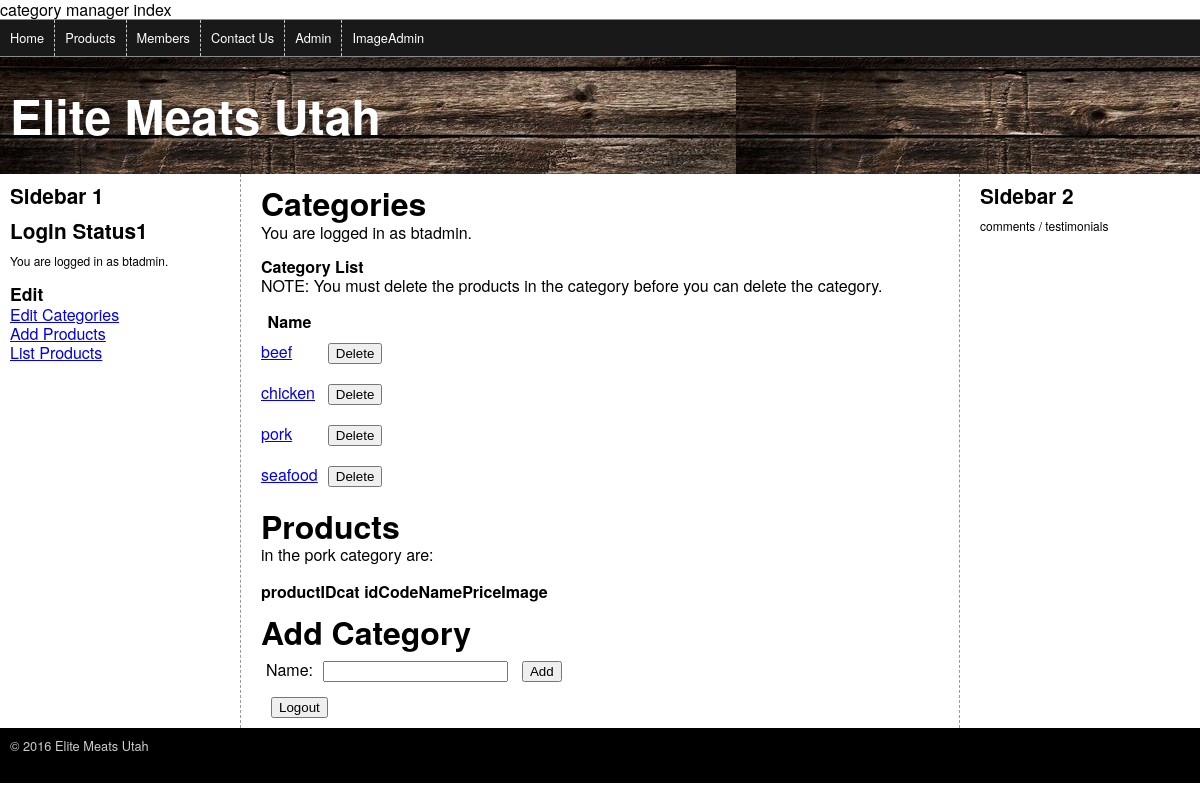
The app's page /category/?category_id=3 (signed in) with its own data.
### tables this page shows
CREATE TABLE IF NOT EXISTS `categories` (
  `cat_categoryID` int(11) NOT NULL,
  `cat_categoryName` varchar(60) NOT NULL
);

### model/category_db.php (called while the page is built, shortened)
<?php
function get_categories() {
    global $db;
    $query = 'SELECT * FROM categories
              ORDER BY cat_categoryID';
    $statement = $db->prepare($query);
    $statement->execute();
    return $statement;
}
function get_category_name($category_id) {
    global $db;
    $query = 'SELECT * FROM categories
              WHERE cat_categoryID = :category_id';
    $statement = $db->prepare($query);
    $statement->bindValue(':category_id', $category_id);
    $statement->execute();
    $category = $statement->fetch();
    $category_name = $category['cat_categoryName'];
    return $category_name;
}
?>

### category/category_list.php (the view, shortened to what this page needs)
<?php
include '../view/header.php';
?>
<div class="contentWrapper">
  <div class="columnWrapper">
    <article class="main">
      <h2>Categories</h2>
<main>
<p>You are logged in as <?php echo $_SESSION['admin']; ?>.</p>
    <h1>Category List</h1>
    <p>NOTE: You must delete the products in the category before you can delete the category.</p>
    <table>
        <tr>
            <th>Name</th>
            <th>&nbsp;</th>
        </tr>
        <?php foreach ($categories as $category) : ?>
        <tr>
            <td><a href=".?category_id=<?php echo $category['cat_categoryID']; ?>"><?php echo $category['cat_categoryName']; ?></a></td>
            <td>
                <form action="index.php" method="post">
                    <input type="submit" value="Delete"/>
                </form>
            </td>
        </tr>
        <?php endforeach; ?>
    </table>
    <h2>Products</h2><p> in the <?php echo $category_name; ?> category are:</p>
        <table>
            <tr><th>productID</th>
                <th>cat id</th>
                <th>Code</th>
                <th>Name</th>
                <th>Price</th>
                <th>Image</th>
                <th>&nbsp;</th>
            </tr>
        </table>
    <h2>Add Category</h2>
    <form id="add_category_form"
          action="index.php" method="post">
        <label>Name:</label>
        <input type="text"  name="name" />
        <input type="submit" value="Add"/>
    </form>
    <form action="" method="post">
        <input type="submit" value="Logout">
    </form>
</main>
    </article>
    <aside class="sidebar1">
      <h2>Sidebar 1</h2>
      <?php include '../view/admin_sidebar1.php'; ?>
    </aside>
  </div>
  <aside class="sidebar2">
  <h2>Sidebar 2 </h2>
<p>comments / testimonials
  </aside>
</div>
<?php include '../view/footer.php'; ?>

### styles.css (style rules this page uses)
html, body, div, span, object, iframe, h1, h2, h3, h4, h5, h6, p, blockquote, pre, a, abbr, acronym, address, big, cite, code, del, dfn, em, img, ins, kbd, q, s, samp,small, strike, strong, sub, sup, tt, var, b, u, i, center, dl, dt, dd, ol, ul, li, fieldset, form, label, legend, table, caption, tbody, tfoot, thead, tr, th, td, article, aside, canvas, details, embed, figure, figcaption, footer, header, hgroup, menu, nav, output, ruby, section, summary, time, mark, audio, video { margin: 0; padding: 0; border: 0; font-size: 100%; vertical-align: baseline; }
article, aside, details, figcaption, figure, footer, header, hgroup, menu, nav, section { display: block; }
body { line-height: 1.2; }
table { border-collapse: collapse; border-spacing: 0; }
body { font-family: 'Helvetica Neue', Helvetica, Arial, sans-serif; }
aside h2 { font-size: 1.3em; margin-top: 10px; }
aside p, aside li { font-size: .75em; margin-top: 10px; }
.main h2 { font-size: 2em; margin-top: 10px; }
.main p { margin-bottom: 15px; }
* { -moz-box-sizing: border-box; box-sizing: border-box; }
.columnWrapper { float: left; width: 80%; }
.sidebar1 { float: left; width: 25%; padding: 0 20px 0 10px; }
.main { float: right; width: 75%; padding: 0 20px; border-left: dashed 1px rgb(153,153,153); border-right: dashed 1px rgb(153,153,153); }
.sidebar2 { float: right; width: 20%; padding: 0 10px 0 20px; }
nav ul, header h1, footer p, .contentWrapper { max-width: 1200px; margin: 0 auto; }
form { margin: 5px; }
form input { margin: 5px; }

### records on screen
categories: cat_categoryName "beef"
categories: cat_categoryName "chicken"
categories: cat_categoryName "pork"
categories: cat_categoryName "seafood"

### other values on screen
$_SESSION['admin'] "btadmin"
